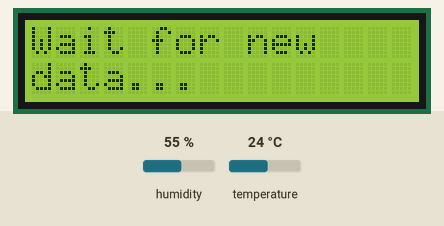
Recording of a sketch running on a simulated Arduino MKR. Shown: 16×2 character LCD. The test bench sets the inputs (shaded band); at power-on: humidity 55 %, temperature 24 °C. WiFi joins after 1.5 s; servers stay silent unless stated; no MQTT or app messages arrive unless stated; what the sketch prints to the serial monitor is not drawn.

Above: at 2.8 s.
2.9 s: humidity set to 22 %
At 16.6 s:
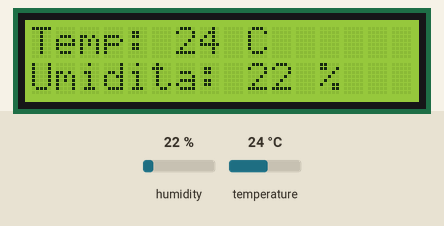
16.9 s: temperature set to 12 °C
At 27.6 s:
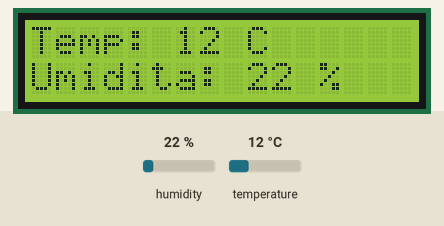
28.3 s: humidity set to 40 %
At 38.6 s:
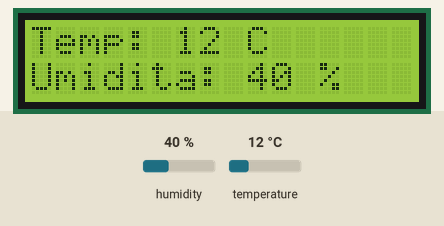
39.4 s: temperature set to 19 °C
At 49.6 s:
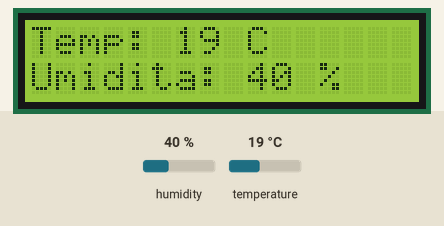
Timing chart, 0 to 51.1 s (numbered marks = the images above; inputs shaded):
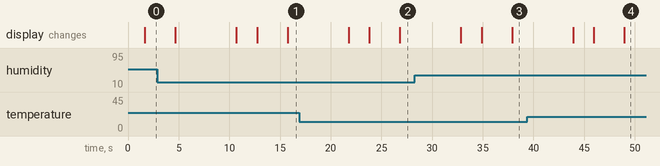

The sketch:

Temperature.ino
```cpp
#include <ArduinoMqttClient.h>
#include <WiFiNINA.h> // Se usi una board con WiFi, rimuovilo per un simulatore
#include <Wire.h>
#include <LiquidCrystal_I2C.h>
#include <dht.h>

#define DHTPIN 13 // Pin del sensore DHT11
dht DHT;       // Crea un'istanza dell'oggetto DHT

WiFiClient wifiClient;  // Usa un client WiFi o Ethernet
MqttClient mqttClient(wifiClient);

LiquidCrystal_I2C lcd(0x27, 16, 2); // L'indirizzo I2C è solitamente 0x27 o 0x3F

const char broker[] = "broker.emqx.io"; //broker del laboratorio
int port = 1883;
const char topic1[] = "IOTlab/temp";
const char topic2[] = "IOTlab/humidity";
const char* ssid = "WiFi-LabIoT";
const char* password = "s1jzsjkw5b";

void setup() {
  lcd.init();                // Inizializza l'LCD
  lcd.backlight();          // Accende la retroilluminazione
  Serial.begin(9600);       // Inizializza il monitor seriale

  WiFi.begin(ssid, password);
  while (WiFi.status() != WL_CONNECTED) {
  delay(1000);
  Serial.println("Attempting to connect to WiFi...");
  }

  Serial.println("Connected to WiFi!");

  Serial.print("Attempting to connect to the MQTT broker on localhost: ");
  Serial.println(broker);

  if (!mqttClient.connect(broker, port)) {
      Serial.println("MQTT connection failed!");
      while (1);
  }
  Serial.println("Connected to MQTT broker on localhost");

}

void loop() {
  mqttClient.poll(); // Gestisce keep-alive con il broker

  lcd.setCursor(0, 0);
  lcd.print("Wait for new");
  lcd.setCursor(0, 1);
  lcd.print("data...");
  lcd.setCursor(0, 1);
  //lcd.print("dati...");
  int measure = DHT.read11(DHTPIN); // Legge i dati dal DHT11
  delay(3000);
  //Serial.print("Measure value: ");
  //Serial.println(measure); // Stampa il valore di measure

  int temp = DHT.temperature; // Legge temperatura dal sensore
  int umid = DHT.humidity;    // Legge umidità dal sensore

  // Se la lettura è valida
    lcd.clear();
    lcd.setCursor(0, 0);
    lcd.print("Temp: ");
    lcd.print(temp);
    lcd.print(" C");
    lcd.setCursor(0, 1);
    lcd.print("Umidita: ");
    lcd.print(umid);
    lcd.print(" %");

    delay(6000); // Aspetta 2 secondi prima di pulire lo schermo
    lcd.clear(); // Pulisci lo schermo

    // Stampa nel monitor seriale
    Serial.print("Publishing temperature: ");
    Serial.println(temp);
    mqttClient.beginMessage(topic1);
    mqttClient.print(temp);
    mqttClient.endMessage();

    Serial.print("Publishing humidity: ");
    Serial.println(umid);
    mqttClient.beginMessage(topic2);
    mqttClient.print(umid);
    mqttClient.endMessage();

  delay(2000); // Aspetta 2 secondi prima di fare una nuova lettura
}
```
